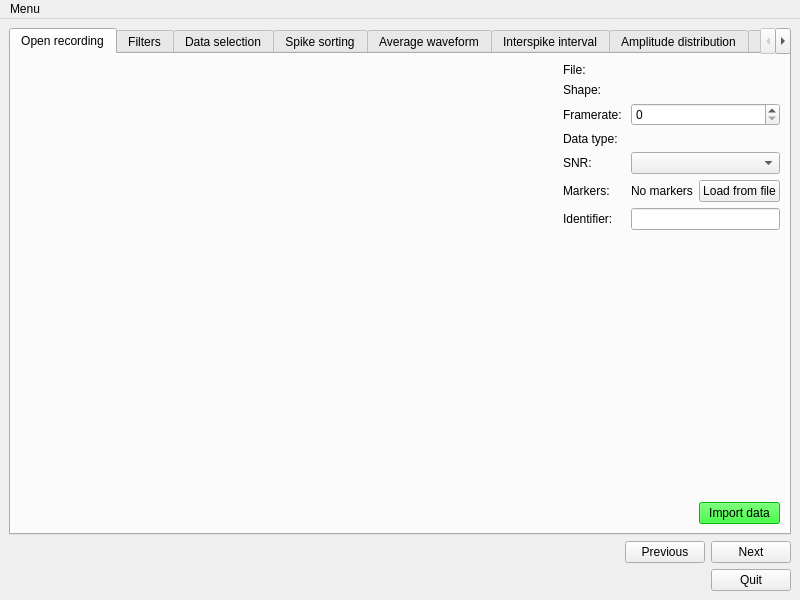
<?xml version="1.0" encoding="UTF-8"?>
<ui version="4.0">
 <class>MainWindow</class>
 <widget class="QMainWindow" name="MainWindow">
  <property name="geometry">
   <rect>
    <x>0</x>
    <y>0</y>
    <width>800</width>
    <height>600</height>
   </rect>
  </property>
  <property name="windowTitle">
   <string>MainWindow</string>
  </property>
  <widget class="QWidget" name="centralwidget">
   <layout class="QGridLayout" name="gridLayout_13">
    <item row="0" column="0">
     <layout class="QGridLayout" name="gridLayout">
      <item row="0" column="0" colspan="3">
       <widget class="QTabWidget" name="tabWidget">
        <property name="toolTip">
         <string/>
        </property>
        <property name="currentIndex">
         <number>0</number>
        </property>
        <widget class="QWidget" name="Tab_Recording">
         <attribute name="title">
          <string>Open recording</string>
         </attribute>
         <attribute name="toolTip">
          <string>Open recording.
Used to import and view the raw signal data.</string>
         </attribute>
         <layout class="QGridLayout" name="gridLayout_2">
          <item row="5" column="7">
           <widget class="QLabel" name="lbl_markersloaded">
            <property name="text">
             <string>No markers</string>
            </property>
           </widget>
          </item>
          <item row="8" column="8">
           <widget class="QPushButton" name="btn_import">
            <property name="styleSheet">
             <string notr="true">background-color: rgb(0, 255, 0);</string>
            </property>
            <property name="text">
             <string>Import data</string>
            </property>
           </widget>
          </item>
          <item row="6" column="7" colspan="2">
           <widget class="QLineEdit" name="le_identifier"/>
          </item>
          <item row="6" column="6">
           <widget class="QLabel" name="label_14">
            <property name="text">
             <string>Identifier: </string>
            </property>
           </widget>
          </item>
          <item row="3" column="6">
           <widget class="QLabel" name="label_15">
            <property name="text">
             <string>Data type: </string>
            </property>
           </widget>
          </item>
          <item row="8" column="4">
           <spacer name="horizontalSpacer_2">
            <property name="orientation">
             <enum>Qt::Horizontal</enum>
            </property>
            <property name="sizeHint" stdset="0">
             <size>
              <width>40</width>
              <height>20</height>
             </size>
            </property>
           </spacer>
          </item>
          <item row="3" column="7" colspan="2">
           <widget class="QLabel" name="lbl_datatype">
            <property name="text">
             <string/>
            </property>
           </widget>
          </item>
          <item row="7" column="7">
           <spacer name="verticalSpacer_12">
            <property name="orientation">
             <enum>Qt::Vertical</enum>
            </property>
            <property name="sizeHint" stdset="0">
             <size>
              <width>20</width>
              <height>40</height>
             </size>
            </property>
           </spacer>
          </item>
          <item row="5" column="8">
           <widget class="QPushButton" name="btn_loadmarkers">
            <property name="text">
             <string>Load from file</string>
            </property>
           </widget>
          </item>
          <item row="5" column="6">
           <widget class="QLabel" name="label_13">
            <property name="text">
             <string>Markers: </string>
            </property>
           </widget>
          </item>
          <item row="2" column="6">
           <widget class="QLabel" name="label_12">
            <property name="text">
             <string>Framerate: </string>
            </property>
           </widget>
          </item>
          <item row="4" column="6">
           <widget class="QLabel" name="lbl_filesnr">
            <property name="toolTip">
             <string>Signal to Noise Ratio (SNR) of the signal.
SNR denotes the ratio between the average and the average plus the standard deviation, giving a proportion that can be used as a guidance in how noisy the signal appears to be.</string>
            </property>
            <property name="text">
             <string>SNR: </string>
            </property>
           </widget>
          </item>
          <item row="0" column="6">
           <widget class="QLabel" name="label_10">
            <property name="text">
             <string>File:</string>
            </property>
           </widget>
          </item>
          <item row="0" column="7" colspan="2">
           <widget class="QLabel" name="lbl_filename">
            <property name="toolTip">
             <string>Name of the imported file.</string>
            </property>
            <property name="text">
             <string/>
            </property>
           </widget>
          </item>
          <item row="1" column="6">
           <widget class="QLabel" name="label_16">
            <property name="text">
             <string>Shape: </string>
            </property>
           </widget>
          </item>
          <item row="1" column="7" colspan="2">
           <widget class="QLabel" name="lbl_fileshape">
            <property name="toolTip">
             <string>Shape of the imported file (rows, columns).
The rows should be the amount of channels and the columns the amount of datapoints per channel.</string>
            </property>
            <property name="text">
             <string/>
            </property>
           </widget>
          </item>
          <item row="4" column="7" colspan="2">
           <widget class="QComboBox" name="cb_channelsnr"/>
          </item>
          <item row="0" column="0" rowspan="8" colspan="6">
           <widget class="QtCanvas" name="plt_container_raw" native="true"/>
          </item>
          <item row="2" column="7" colspan="2">
           <widget class="QSpinBox" name="sp_framerate">
            <property name="maximum">
             <number>999999999</number>
            </property>
           </widget>
          </item>
         </layout>
        </widget>
        <widget class="QWidget" name="Tab_Raw">
         <attribute name="title">
          <string>Filters</string>
         </attribute>
         <attribute name="toolTip">
          <string>Filters.
Used for filtering your signal.
In the rightside plots, the fourier transform is displayed, this can be used as a guideline to filtering your signal.</string>
         </attribute>
         <layout class="QGridLayout" name="gridLayout_3">
          <item row="2" column="4">
           <spacer name="verticalSpacer_11">
            <property name="orientation">
             <enum>Qt::Vertical</enum>
            </property>
            <property name="sizeHint" stdset="0">
             <size>
              <width>20</width>
              <height>40</height>
             </size>
            </property>
           </spacer>
          </item>
          <item row="4" column="6">
           <widget class="QPushButton" name="btn_setfilters">
            <property name="toolTip">
             <string>Show the selected filters in the plots, but do not apply them to the stored data.
Note that after time frames have been applied in data selection, filters are no longer applicable.</string>
            </property>
            <property name="styleSheet">
             <string notr="true">background-color: rgb(0, 255, 0);</string>
            </property>
            <property name="text">
             <string>View filtered data</string>
            </property>
           </widget>
          </item>
          <item row="0" column="4">
           <spacer name="verticalSpacer_4">
            <property name="orientation">
             <enum>Qt::Vertical</enum>
            </property>
            <property name="sizeHint" stdset="0">
             <size>
              <width>20</width>
              <height>40</height>
             </size>
            </property>
           </spacer>
          </item>
          <item row="4" column="2">
           <spacer name="horizontalSpacer_4">
            <property name="orientation">
             <enum>Qt::Horizontal</enum>
            </property>
            <property name="sizeHint" stdset="0">
             <size>
              <width>40</width>
              <height>20</height>
             </size>
            </property>
           </spacer>
          </item>
          <item row="4" column="3">
           <spacer name="horizontalSpacer_10">
            <property name="orientation">
             <enum>Qt::Horizontal</enum>
            </property>
            <property name="sizeHint" stdset="0">
             <size>
              <width>40</width>
              <height>20</height>
             </size>
            </property>
           </spacer>
          </item>
          <item row="1" column="4">
           <spacer name="verticalSpacer_10">
            <property name="orientation">
             <enum>Qt::Vertical</enum>
            </property>
            <property name="sizeHint" stdset="0">
             <size>
              <width>20</width>
              <height>40</height>
             </size>
            </property>
           </spacer>
          </item>
          <item row="4" column="8">
           <widget class="QPushButton" name="btn_savefilt">
            <property name="toolTip">
             <string>Save the stored data.</string>
            </property>
            <property name="styleSheet">
             <string notr="true">background-color: rgb(0, 255, 0);</string>
            </property>
            <property name="text">
             <string>Save data</string>
            </property>
           </widget>
          </item>
          <item row="3" column="4">
           <spacer name="verticalSpacer_2">
            <property name="orientation">
             <enum>Qt::Vertical</enum>
            </property>
            <property name="sizeHint" stdset="0">
             <size>
              <width>20</width>
              <height>40</height>
             </size>
            </property>
           </spacer>
          </item>
          <item row="0" column="0">
           <widget class="QWidget" name="widget" native="true">
            <property name="toolTip">
             <string>Determines how narrow the desired frequency is filtered.
Default is 30.</string>
            </property>
            <layout class="QFormLayout" name="formLayout">
             <item row="2" column="0">
              <widget class="QCheckBox" name="ch_notch">
               <property name="toolTip">
                <string>Filter out a single frequency</string>
               </property>
               <property name="text">
                <string>Notch</string>
               </property>
              </widget>
             </item>
             <item row="2" column="1">
              <widget class="QSpinBox" name="sp_notch">
               <property name="suffix">
                <string> Hz</string>
               </property>
               <property name="minimum">
                <number>1</number>
               </property>
               <property name="maximum">
                <number>99999</number>
               </property>
               <property name="value">
                <number>50</number>
               </property>
              </widget>
             </item>
             <item row="0" column="0">
              <widget class="QCheckBox" name="ch_highpass">
               <property name="toolTip">
                <string>Everything below this frequency will be filtered out.</string>
               </property>
               <property name="text">
                <string>High pass</string>
               </property>
              </widget>
             </item>
             <item row="1" column="0">
              <widget class="QCheckBox" name="ch_lowpass">
               <property name="toolTip">
                <string>Everything above this frequency will be filtered out.</string>
               </property>
               <property name="text">
                <string>Low pass</string>
               </property>
              </widget>
             </item>
             <item row="1" column="1">
              <widget class="QSpinBox" name="sp_bandpasslow">
               <property name="suffix">
                <string> Hz</string>
               </property>
               <property name="minimum">
                <number>1</number>
               </property>
               <property name="maximum">
                <number>99999</number>
               </property>
               <property name="value">
                <number>500</number>
               </property>
              </widget>
             </item>
             <item row="0" column="1">
              <widget class="QSpinBox" name="sp_bandpasshigh">
               <property name="suffix">
                <string> Hz</string>
               </property>
               <property name="minimum">
                <number>1</number>
               </property>
               <property name="maximum">
                <number>99999</number>
               </property>
               <property name="value">
                <number>1</number>
               </property>
              </widget>
             </item>
             <item row="3" column="0">
              <widget class="QLabel" name="label_17">
               <property name="toolTip">
                <string>Determines steepness of the filter. Higher value can filter unwanted signals better, but requires more computation and can cause phase shifts.
Default is 2.</string>
               </property>
               <property name="text">
                <string>Order (bandpass)</string>
               </property>
              </widget>
             </item>
             <item row="3" column="1">
              <widget class="QLabel" name="lbl_order">
               <property name="text">
                <string/>
               </property>
              </widget>
             </item>
             <item row="4" column="0">
              <widget class="QLabel" name="label_19">
               <property name="text">
                <string>Quality (notch)</string>
               </property>
              </widget>
             </item>
             <item row="4" column="1">
              <widget class="QLabel" name="lbl_quality">
               <property name="text">
                <string/>
               </property>
              </widget>
             </item>
            </layout>
           </widget>
          </item>
          <item row="4" column="7">
           <widget class="QPushButton" name="btn_applyfilt">
            <property name="toolTip">
             <string>Apply the filters to the stored data.
Note that after time frames have been applied in data selection, filters are no longer applicable.</string>
            </property>
            <property name="styleSheet">
             <string notr="true">background-color: rgb(0, 255, 0);</string>
            </property>
            <property name="text">
             <string>Apply filters</string>
            </property>
           </widget>
          </item>
          <item row="2" column="5" rowspan="2" colspan="4">
           <widget class="QtCanvas" name="plt_fftfilt" native="true"/>
          </item>
          <item row="2" column="2" rowspan="2" colspan="2">
           <widget class="QtCanvas" name="plt_container_filt" native="true"/>
          </item>
          <item row="0" column="2" rowspan="2" colspan="2">
           <widget class="QtCanvas" name="plt_container_unfilt" native="true"/>
          </item>
          <item row="0" column="5" rowspan="2" colspan="4">
           <widget class="QtCanvas" name="plt_fft" native="true"/>
          </item>
          <item row="4" column="5">
           <spacer name="horizontalSpacer_16">
            <property name="orientation">
             <enum>Qt::Horizontal</enum>
            </property>
            <property name="sizeHint" stdset="0">
             <size>
              <width>40</width>
              <height>20</height>
             </size>
            </property>
           </spacer>
          </item>
         </layout>
        </widget>
        <widget class="QWidget" name="Tab_DataSel">
         <attribute name="title">
          <string>Data selection</string>
         </attribute>
         <attribute name="toolTip">
          <string>Data selection.
Used for selecting parts of your data to analyse, this can be done on a time and/or channel basis.</string>
         </attribute>
         <layout class="QGridLayout" name="gridLayout_5">
          <item row="3" column="3">
           <widget class="QPushButton" name="btn_viewdatasel">
            <property name="toolTip">
             <string>Show the selected data in the plot, but don't apply it to the stored data.</string>
            </property>
            <property name="styleSheet">
             <string notr="true">background-color: rgb(0, 255, 0);</string>
            </property>
            <property name="text">
             <string>View data selection</string>
            </property>
           </widget>
          </item>
          <item row="0" column="0" colspan="6">
           <widget class="QtCanvas" name="plt_container_datasel" native="true"/>
          </item>
          <item row="3" column="4">
           <widget class="QPushButton" name="btn_applydatasel">
            <property name="toolTip">
             <string>Apply the data selection to the stored data.
Note that after applying with time frames selected, filters can no longer be applied.</string>
            </property>
            <property name="styleSheet">
             <string notr="true">background-color: rgb(0, 255, 0);</string>
            </property>
            <property name="text">
             <string>Apply data selection</string>
            </property>
           </widget>
          </item>
          <item row="0" column="6">
           <spacer name="verticalSpacer_5">
            <property name="orientation">
             <enum>Qt::Vertical</enum>
            </property>
            <property name="sizeHint" stdset="0">
             <size>
              <width>20</width>
              <height>40</height>
             </size>
            </property>
           </spacer>
          </item>
          <item row="2" column="0" rowspan="2">
           <widget class="QScrollArea" name="sa_timeframes">
            <property name="widgetResizable">
             <bool>true</bool>
            </property>
            <widget class="QWidget" name="scrollAreaWidgetContents">
             <property name="geometry">
              <rect>
               <x>0</x>
               <y>0</y>
               <width>251</width>
               <height>48</height>
              </rect>
             </property>
             <layout class="QGridLayout" name="gridLayout_4">
              <item row="0" column="1">
               <widget class="QPushButton" name="btn_removetime">
                <property name="toolTip">
                 <string>Remove the last time frame</string>
                </property>
                <property name="text">
                 <string>-</string>
                </property>
               </widget>
              </item>
              <item row="0" column="0">
               <widget class="QLabel" name="label">
                <property name="toolTip">
                 <string>Fill in the time frames</string>
                </property>
                <property name="text">
                 <string>Time frames</string>
                </property>
               </widget>
              </item>
              <item row="0" column="2">
               <widget class="QPushButton" name="btn_addtime">
                <property name="toolTip">
                 <string>Add another time frame.</string>
                </property>
                <property name="text">
                 <string>+</string>
                </property>
               </widget>
              </item>
              <item row="1" column="1">
               <spacer name="verticalSpacer_9">
                <property name="orientation">
                 <enum>Qt::Vertical</enum>
                </property>
                <property name="sizeHint" stdset="0">
                 <size>
                  <width>20</width>
                  <height>40</height>
                 </size>
                </property>
               </spacer>
              </item>
              <item row="0" column="3">
               <spacer name="horizontalSpacer_14">
                <property name="orientation">
                 <enum>Qt::Horizontal</enum>
                </property>
                <property name="sizeHint" stdset="0">
                 <size>
                  <width>40</width>
                  <height>20</height>
                 </size>
                </property>
               </spacer>
              </item>
             </layout>
            </widget>
           </widget>
          </item>
          <item row="3" column="5">
           <widget class="QPushButton" name="btn_savedatasel">
            <property name="toolTip">
             <string>Save the stored data.</string>
            </property>
            <property name="styleSheet">
             <string notr="true">background-color: rgb(0, 255, 0);</string>
            </property>
            <property name="text">
             <string>Save data</string>
            </property>
           </widget>
          </item>
          <item row="2" column="1" rowspan="2">
           <widget class="QScrollArea" name="sa_channels">
            <property name="widgetResizable">
             <bool>true</bool>
            </property>
            <widget class="QWidget" name="scrollAreaWidgetContents_3">
             <property name="geometry">
              <rect>
               <x>0</x>
               <y>0</y>
               <width>98</width>
               <height>40</height>
              </rect>
             </property>
             <layout class="QVBoxLayout" name="verticalLayout">
              <item>
               <widget class="QLabel" name="label_5">
                <property name="toolTip">
                 <string>Select the channels.</string>
                </property>
                <property name="text">
                 <string>Channels</string>
                </property>
               </widget>
              </item>
              <item>
               <spacer name="verticalSpacer_7">
                <property name="orientation">
                 <enum>Qt::Vertical</enum>
                </property>
                <property name="sizeHint" stdset="0">
                 <size>
                  <width>20</width>
                  <height>40</height>
                 </size>
                </property>
               </spacer>
              </item>
             </layout>
            </widget>
           </widget>
          </item>
          <item row="2" column="4">
           <spacer name="verticalSpacer">
            <property name="orientation">
             <enum>Qt::Vertical</enum>
            </property>
            <property name="sizeHint" stdset="0">
             <size>
              <width>20</width>
              <height>40</height>
             </size>
            </property>
           </spacer>
          </item>
          <item row="2" column="2">
           <widget class="QLabel" name="lbl_markers">
            <property name="text">
             <string>Markers:</string>
            </property>
           </widget>
          </item>
          <item row="3" column="2">
           <widget class="QPushButton" name="btn_loadmarkers_2">
            <property name="text">
             <string>Load markers</string>
            </property>
           </widget>
          </item>
         </layout>
        </widget>
        <widget class="QWidget" name="Tab_SpikeSorting">
         <attribute name="title">
          <string>Spike sorting</string>
         </attribute>
         <attribute name="toolTip">
          <string>Spike sorting.
Used for detecting and clustering of spikes.
Spikes can be detected and sorted on the basis of thresholds with a recurrence value.</string>
         </attribute>
         <layout class="QGridLayout" name="gridLayout_7">
          <item row="2" column="5">
           <widget class="QPushButton" name="btn_savespikes">
            <property name="toolTip">
             <string>Save the stored data.</string>
            </property>
            <property name="styleSheet">
             <string notr="true">background-color: rgb(0, 255, 0);</string>
            </property>
            <property name="text">
             <string>Save data</string>
            </property>
           </widget>
          </item>
          <item row="0" column="0" colspan="3">
           <widget class="QtCanvas" name="plt_container_spike" native="true"/>
          </item>
          <item row="2" column="3">
           <spacer name="horizontalSpacer_11">
            <property name="orientation">
             <enum>Qt::Horizontal</enum>
            </property>
            <property name="sizeHint" stdset="0">
             <size>
              <width>40</width>
              <height>20</height>
             </size>
            </property>
           </spacer>
          </item>
          <item row="0" column="3" rowspan="2" colspan="4">
           <widget class="QtCanvas" name="plt_sortingpreview" native="true"/>
          </item>
          <item row="2" column="4">
           <widget class="QPushButton" name="btn_spikesort">
            <property name="toolTip">
             <string>Detect and sort spikes based on amplitude.</string>
            </property>
            <property name="styleSheet">
             <string notr="true">background-color: rgb(0, 255, 0);</string>
            </property>
            <property name="text">
             <string>Sort spikes</string>
            </property>
           </widget>
          </item>
          <item row="1" column="0" colspan="3">
           <widget class="QScrollArea" name="sa_thresholds">
            <property name="widgetResizable">
             <bool>true</bool>
            </property>
            <widget class="QWidget" name="scrollAreaWidgetContents_2">
             <property name="geometry">
              <rect>
               <x>0</x>
               <y>0</y>
               <width>329</width>
               <height>129</height>
              </rect>
             </property>
             <layout class="QGridLayout" name="gridLayout_6">
              <item row="2" column="1">
               <widget class="QPushButton" name="btn_removethreshold">
                <property name="toolTip">
                 <string>Remove the last threshold.</string>
                </property>
                <property name="text">
                 <string>-</string>
                </property>
               </widget>
              </item>
              <item row="2" column="2">
               <widget class="QPushButton" name="btn_addthreshold">
                <property name="toolTip">
                 <string>Add another threshold.</string>
                </property>
                <property name="text">
                 <string>+</string>
                </property>
               </widget>
              </item>
              <item row="0" column="3">
               <spacer name="horizontalSpacer_15">
                <property name="orientation">
                 <enum>Qt::Horizontal</enum>
                </property>
                <property name="sizeHint" stdset="0">
                 <size>
                  <width>40</width>
                  <height>20</height>
                 </size>
                </property>
               </spacer>
              </item>
              <item row="4" column="1">
               <spacer name="verticalSpacer_3">
                <property name="orientation">
                 <enum>Qt::Vertical</enum>
                </property>
                <property name="sizeHint" stdset="0">
                 <size>
                  <width>20</width>
                  <height>40</height>
                 </size>
                </property>
               </spacer>
              </item>
              <item row="0" column="2">
               <widget class="QDoubleSpinBox" name="dsp_recurrence">
                <property name="maximum">
                 <double>1.000000000000000</double>
                </property>
                <property name="singleStep">
                 <double>0.100000000000000</double>
                </property>
                <property name="value">
                 <double>0.800000000000000</double>
                </property>
               </widget>
              </item>
              <item row="2" column="0">
               <widget class="QLabel" name="label_2">
                <property name="text">
                 <string>Thresholds</string>
                </property>
               </widget>
              </item>
              <item row="3" column="0">
               <widget class="QSpinBox" name="sps_thresholds">
                <property name="suffix">
                 <string> A.U.</string>
                </property>
                <property name="minimum">
                 <number>-999999999</number>
                </property>
                <property name="maximum">
                 <number>999999999</number>
                </property>
               </widget>
              </item>
              <item row="1" column="2">
               <widget class="QSpinBox" name="sp_cutoff">
                <property name="suffix">
                 <string> A.U.</string>
                </property>
                <property name="minimum">
                 <number>-999999999</number>
                </property>
                <property name="maximum">
                 <number>999999999</number>
                </property>
               </widget>
              </item>
              <item row="1" column="0" colspan="2">
               <widget class="QCheckBox" name="ch_cutoff">
                <property name="text">
                 <string>Cut-off threshold</string>
                </property>
               </widget>
              </item>
              <item row="0" column="0" colspan="2">
               <widget class="QLabel" name="label_6">
                <property name="toolTip">
                 <string>Recurrence denotes the proportion of the thresholds the signal has to go below before searching for a new spike.</string>
                </property>
                <property name="text">
                 <string>Threshold recurrence</string>
                </property>
               </widget>
              </item>
             </layout>
            </widget>
           </widget>
          </item>
          <item row="2" column="6">
           <widget class="QPushButton" name="btn_exportcsv">
            <property name="toolTip">
             <string>Export cluster spike times as csv file.
Requires spike sorting data.</string>
            </property>
            <property name="styleSheet">
             <string notr="true">background-color: rgb(0, 255, 0);</string>
            </property>
            <property name="text">
             <string>Export as .csv</string>
            </property>
           </widget>
          </item>
          <item row="2" column="2">
           <spacer name="horizontalSpacer_13">
            <property name="orientation">
             <enum>Qt::Horizontal</enum>
            </property>
            <property name="sizeHint" stdset="0">
             <size>
              <width>40</width>
              <height>20</height>
             </size>
            </property>
           </spacer>
          </item>
          <item row="2" column="0">
           <spacer name="horizontalSpacer_12">
            <property name="orientation">
             <enum>Qt::Horizontal</enum>
            </property>
            <property name="sizeHint" stdset="0">
             <size>
              <width>40</width>
              <height>20</height>
             </size>
            </property>
           </spacer>
          </item>
          <item row="0" column="7">
           <spacer name="verticalSpacer_6">
            <property name="orientation">
             <enum>Qt::Vertical</enum>
            </property>
            <property name="sizeHint" stdset="0">
             <size>
              <width>20</width>
              <height>40</height>
             </size>
            </property>
           </spacer>
          </item>
          <item row="2" column="1">
           <spacer name="horizontalSpacer_3">
            <property name="orientation">
             <enum>Qt::Horizontal</enum>
            </property>
            <property name="sizeHint" stdset="0">
             <size>
              <width>40</width>
              <height>20</height>
             </size>
            </property>
           </spacer>
          </item>
         </layout>
        </widget>
        <widget class="QWidget" name="Tab_AverageWaveform">
         <attribute name="title">
          <string>Average waveform</string>
         </attribute>
         <attribute name="toolTip">
          <string>Average waveform.
Used for viewing the average waveform of the clusters, which can be helpful in cluster evaluation.</string>
         </attribute>
         <layout class="QGridLayout" name="gridLayout_8">
          <item row="1" column="1">
           <widget class="QPushButton" name="btn_getwaveforms">
            <property name="toolTip">
             <string>Show the average waveform plot per clusters.
Requires spike sorting data.</string>
            </property>
            <property name="styleSheet">
             <string notr="true">background-color: rgb(0, 255, 0);</string>
            </property>
            <property name="text">
             <string>Average waveforms</string>
            </property>
           </widget>
          </item>
          <item row="1" column="0">
           <spacer name="horizontalSpacer_5">
            <property name="orientation">
             <enum>Qt::Horizontal</enum>
            </property>
            <property name="sizeHint" stdset="0">
             <size>
              <width>40</width>
              <height>20</height>
             </size>
            </property>
           </spacer>
          </item>
          <item row="0" column="0" colspan="2">
           <widget class="QTabWidget" name="plt_container_waveforms">
            <property name="currentIndex">
             <number>-1</number>
            </property>
           </widget>
          </item>
         </layout>
        </widget>
        <widget class="QWidget" name="Tab_ISI">
         <attribute name="title">
          <string>Interspike interval</string>
         </attribute>
         <attribute name="toolTip">
          <string>Interspike interval.
Used for checking the duration between spikes, which can be used for cluster evaluation.</string>
         </attribute>
         <layout class="QGridLayout" name="gridLayout_9">
          <item row="1" column="0">
           <spacer name="horizontalSpacer_6">
            <property name="orientation">
             <enum>Qt::Horizontal</enum>
            </property>
            <property name="sizeHint" stdset="0">
             <size>
              <width>647</width>
              <height>20</height>
             </size>
            </property>
           </spacer>
          </item>
          <item row="1" column="1">
           <widget class="QPushButton" name="btn_getisi">
            <property name="toolTip">
             <string>Show the interspike interval.
Requires spikes sorting data.</string>
            </property>
            <property name="styleSheet">
             <string notr="true">background-color: rgb(0, 255, 0);</string>
            </property>
            <property name="text">
             <string>Interspike interval</string>
            </property>
           </widget>
          </item>
          <item row="0" column="0" colspan="2">
           <widget class="QtCanvas" name="plt_container_isi" native="true"/>
          </item>
         </layout>
        </widget>
        <widget class="QWidget" name="Tab_Amplitude">
         <attribute name="title">
          <string>Amplitude distribution</string>
         </attribute>
         <attribute name="toolTip">
          <string>Amplitude distribution.
Used for checking the distribution of the amplitudes per cluster, which can be used for cluster evalution.</string>
         </attribute>
         <layout class="QGridLayout" name="gridLayout_10">
          <item row="1" column="0">
           <spacer name="horizontalSpacer_7">
            <property name="orientation">
             <enum>Qt::Horizontal</enum>
            </property>
            <property name="sizeHint" stdset="0">
             <size>
              <width>621</width>
              <height>20</height>
             </size>
            </property>
           </spacer>
          </item>
          <item row="1" column="1">
           <widget class="QPushButton" name="btn_getamplitude">
            <property name="toolTip">
             <string>Show the amplitude distribution.
Requires spike sorting data.</string>
            </property>
            <property name="styleSheet">
             <string notr="true">background-color: rgb(0, 255, 0);</string>
            </property>
            <property name="text">
             <string>Amplitude distribution</string>
            </property>
           </widget>
          </item>
          <item row="0" column="0" colspan="2">
           <widget class="QtCanvas" name="plt_container_amplitude" native="true"/>
          </item>
         </layout>
        </widget>
        <widget class="QWidget" name="Tab_Autocorr">
         <attribute name="title">
          <string>Auto-correlation</string>
         </attribute>
         <attribute name="toolTip">
          <string>Auto-correlation.
Used for spiketrain detection.</string>
         </attribute>
         <layout class="QGridLayout" name="gridLayout_11">
          <item row="1" column="3">
           <spacer name="horizontalSpacer_8">
            <property name="orientation">
             <enum>Qt::Horizontal</enum>
            </property>
            <property name="sizeHint" stdset="0">
             <size>
              <width>653</width>
              <height>20</height>
             </size>
            </property>
           </spacer>
          </item>
          <item row="1" column="4">
           <widget class="QPushButton" name="btn_getautocorr">
            <property name="toolTip">
             <string>Show the auto-correlation plot per clusters.
Requires spikes to be sorted.</string>
            </property>
            <property name="styleSheet">
             <string notr="true">background-color: rgb(0, 255, 0);</string>
            </property>
            <property name="text">
             <string>Auto-correlation</string>
            </property>
           </widget>
          </item>
          <item row="1" column="0">
           <widget class="QLabel" name="label_8">
            <property name="toolTip">
             <string>The time window in seconds after each spike in which other spikes are searched for.</string>
            </property>
            <property name="text">
             <string>Timeframe after each spike</string>
            </property>
           </widget>
          </item>
          <item row="0" column="0" colspan="5">
           <widget class="QTabWidget" name="plt_container_autocorr">
            <property name="currentIndex">
             <number>-1</number>
            </property>
           </widget>
          </item>
          <item row="1" column="1">
           <widget class="QDoubleSpinBox" name="dsp_autotime">
            <property name="suffix">
             <string>s</string>
            </property>
            <property name="decimals">
             <number>3</number>
            </property>
            <property name="value">
             <double>2.000000000000000</double>
            </property>
           </widget>
          </item>
         </layout>
        </widget>
        <widget class="QWidget" name="Tab_Crosscorr">
         <attribute name="title">
          <string>Cross-correlation</string>
         </attribute>
         <attribute name="toolTip">
          <string>Cross-correlation.
Used for spiketrain detection between clusters.</string>
         </attribute>
         <layout class="QGridLayout" name="gridLayout_12">
          <item row="2" column="2">
           <widget class="QLabel" name="label_9">
            <property name="toolTip">
             <string>The time window in seconds before each spike in which other spikes are searched for.</string>
            </property>
            <property name="text">
             <string>Time before and after each spike</string>
            </property>
           </widget>
          </item>
          <item row="3" column="0">
           <widget class="QComboBox" name="cb_crossch2"/>
          </item>
          <item row="0" column="7">
           <spacer name="verticalSpacer_8">
            <property name="orientation">
             <enum>Qt::Vertical</enum>
            </property>
            <property name="sizeHint" stdset="0">
             <size>
              <width>20</width>
              <height>40</height>
             </size>
            </property>
           </spacer>
          </item>
          <item row="2" column="0">
           <widget class="QComboBox" name="cb_crossch1"/>
          </item>
          <item row="1" column="1">
           <widget class="QLabel" name="label_4">
            <property name="text">
             <string>Cluster</string>
            </property>
           </widget>
          </item>
          <item row="3" column="6">
           <widget class="QPushButton" name="btn_getcrosscorr">
            <property name="toolTip">
             <string>Show the cross-correlation plot between selected clusters/marker.
Requires spikes to be sorted.</string>
            </property>
            <property name="styleSheet">
             <string notr="true">background-color: rgb(0, 255, 0);</string>
            </property>
            <property name="text">
             <string>Cross-correlation</string>
            </property>
           </widget>
          </item>
          <item row="3" column="1">
           <widget class="QComboBox" name="cb_crosscl2"/>
          </item>
          <item row="2" column="3">
           <widget class="QDoubleSpinBox" name="dsp_crosstime">
            <property name="suffix">
             <string>s</string>
            </property>
            <property name="decimals">
             <number>3</number>
            </property>
            <property name="value">
             <double>2.000000000000000</double>
            </property>
           </widget>
          </item>
          <item row="2" column="1">
           <widget class="QComboBox" name="cb_crosscl1"/>
          </item>
          <item row="1" column="0">
           <widget class="QLabel" name="label_3">
            <property name="text">
             <string>Channel/Marker</string>
            </property>
           </widget>
          </item>
          <item row="1" column="2" colspan="4">
           <spacer name="horizontalSpacer_9">
            <property name="orientation">
             <enum>Qt::Horizontal</enum>
            </property>
            <property name="sizeHint" stdset="0">
             <size>
              <width>483</width>
              <height>20</height>
             </size>
            </property>
           </spacer>
          </item>
          <item row="0" column="0" colspan="7">
           <widget class="QtCanvas" name="plt_container_crosscorr" native="true"/>
          </item>
         </layout>
        </widget> 
        <widget class="QWidget" name="Tab_Recording">
         <attribute name="title">
          <string>Recording</string>
         </attribute>
         <layout class="QVBoxLayout" name="verticalLayout_osc">
          <item>
           <widget class="QWidget" name="Recording_container"/>
          </item>
         </layout>
        </widget>
       </widget>
      </item>
      <item row="1" column="0">
       <spacer name="horizontalSpacer">
        <property name="orientation">
         <enum>Qt::Horizontal</enum>
        </property>
        <property name="sizeHint" stdset="0">
         <size>
          <width>40</width>
          <height>20</height>
         </size>
        </property>
       </spacer>
      </item>
      <item row="1" column="1">
       <widget class="QPushButton" name="Btn_Previous">
        <property name="text">
         <string>Previous</string>
        </property>
       </widget>
      </item>
      <item row="1" column="2">
       <widget class="QPushButton" name="Btn_Next">
        <property name="text">
         <string>Next</string>
        </property>
       </widget>
      </item>
      <item row="2" column="2">
       <widget class="QPushButton" name="Btn_Exit">
        <property name="text">
         <string>Quit</string>
        </property>
       </widget>
      </item>
     </layout>
    </item>
   </layout>
  </widget>
  <widget class="QMenuBar" name="menubar">
   <property name="geometry">
    <rect>
     <x>0</x>
     <y>0</y>
     <width>800</width>
     <height>22</height>
    </rect>
   </property>
   <widget class="QMenu" name="menuMenu">
    <property name="title">
     <string>Menu</string>
    </property>
    <addaction name="actionImport_file"/>
    <addaction name="actionBatch_analysis"/>
    <addaction name="separator"/>
    <addaction name="actionFile_history"/>
    <addaction name="separator"/>
    <addaction name="actionReset"/>
   </widget>
   <addaction name="menuMenu"/>
  </widget>
  <action name="actionImport_file">
   <property name="text">
    <string>Import file...</string>
   </property>
  </action>
  <action name="actionBatch_analysis">
   <property name="text">
    <string>Batch analysis</string>
   </property>
  </action>
  <action name="actionFile_history">
   <property name="text">
    <string>File history</string>
   </property>
  </action>
  <action name="actionReset">
   <property name="text">
    <string>Reset</string>
   </property>
  </action>
 </widget>
 <customwidgets>
  <customwidget>
   <class>QtCanvas</class>
   <extends>QWidget</extends>
   <header>QtMplCanvas.py</header>
   <container>1</container>
  </customwidget>
 </customwidgets>
 <resources/>
 <connections/>
</ui>
